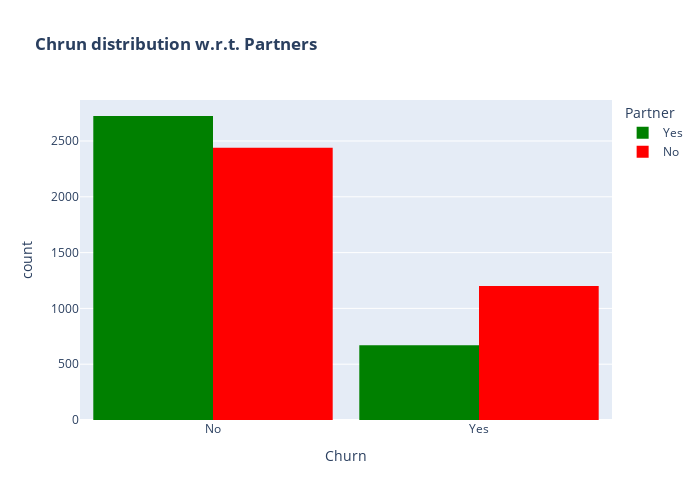

Notebook cell for this chart:
### Code cell
color_map = {"Yes": 'Green', "No": 'red'}
fig = px.histogram(data, x="Churn", color="Partner", barmode="group", title="<b>Chrun distribution w.r.t. Partners</b>", color_discrete_map=color_map)
fig.update_layout(width=700, height=500, bargap=0.1)
fig.show()

### Figure 1 — Plotly figure (JSON) as saved in the notebook; plotly's stock layout.template omitted (floating-point values rounded to 4 significant figures; data arrays with more than 128 entries replaced by an {"elided": "..."} marker saying what was removed)
{"data": [{"alignmentgroup": "True", "bingroup": "x", "hovertemplate": "Partner=Yes<br>Churn=%{x}<br>count=%{y}<extra></extra>", "legendgroup": "Yes", "marker": {"color": "Green", "pattern": {"shape": ""}}, "name": "Yes", "offsetgroup": "Yes", "orientation": "v", "showlegend": true, "type": "histogram", "x": {"elided": "3393 str values"}, "xaxis": "x", "yaxis": "y"}, {"alignmentgroup": "True", "bingroup": "x", "hovertemplate": "Partner=No<br>Churn=%{x}<br>count=%{y}<extra></extra>", "legendgroup": "No", "marker": {"color": "red", "pattern": {"shape": ""}}, "name": "No", "offsetgroup": "No", "orientation": "v", "showlegend": true, "type": "histogram", "x": {"elided": "3639 str values"}, "xaxis": "x", "yaxis": "y"}], "layout": {"bargap": 0.1, "barmode": "group", "height": 500, "legend": {"title": {"text": "Partner"}, "tracegroupgap": 0}, "title": {"text": "<b>Chrun distribution w.r.t. Partners</b>"}, "width": 700, "xaxis": {"anchor": "y", "domain": [0, 1], "title": {"text": "Churn"}}, "yaxis": {"anchor": "x", "domain": [0, 1], "title": {"text": "count"}}}}
